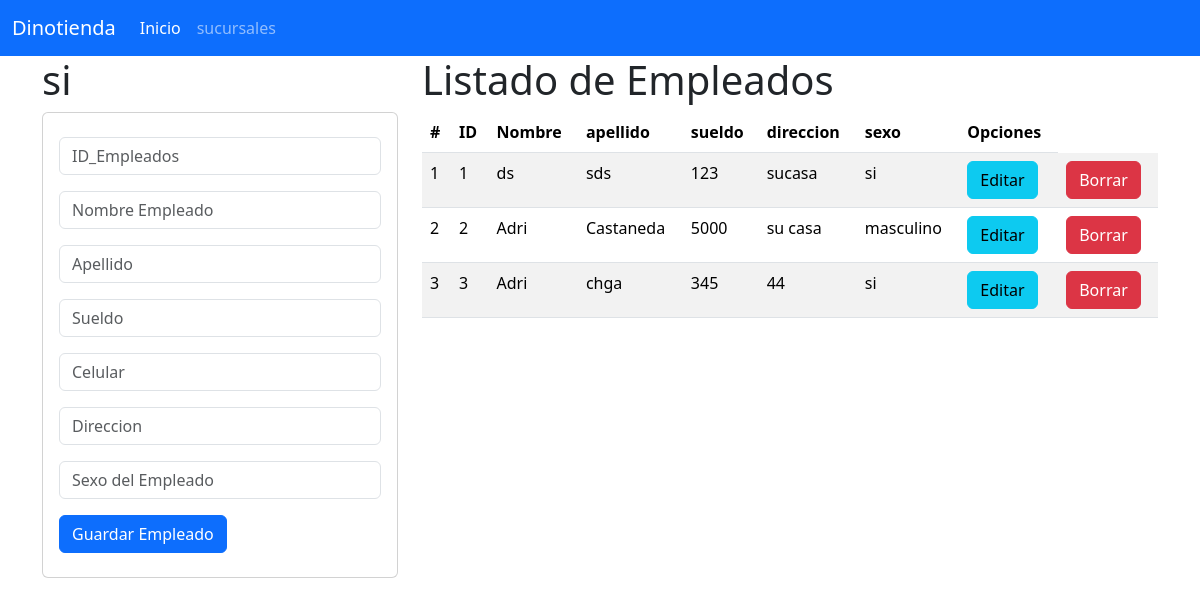
The page / on the database its author committed.
### empleados_app/models.py (models this page shows, shortened)
class Empleados(models.Model):
    ide=models.CharField(primary_key=True,max_length=6)
    nombre=models.CharField(max_length=100)
    apellido=models.CharField(max_length=100)
    sueldo=models.CharField(max_length=50)
    celular=models.CharField(max_length=40)
    direccion=models.CharField(max_length=30)
    sexo=models.CharField(max_length=30)

### empleados_app/views.py (the view)
# urls.py: path("",views.inicio_vista,name="inicio_vista"),
def inicio_vista(request):
    losempleados=Empleados.objects.all()
    return render(request,"gestionarEmpleados.html",{'misempleados':losempleados})

### empleados_app/templates/gestionarEmpleados.html
{% extends "base.html" %}
{% block cuerpo %}
  <div class="row">
   <div class="col-sm-12 col-md-4 col-lg-4 col-xl-4">
     <h1>si</h1>
     <div class="card">
      <div class="card-body">
        <form action="registrarEmpleados/{{m.ide}}" method="POST">{% csrf_token %}
          <div class="form-group py-2">
            <input type="text" id="txtide" name="txtide" class="form-control"
            placeholder="ID_Empleados" minlength="1"  maxlength="6" required>
          </div>
          <div class="form-group py-2">
            <input type="text" id="txtnombre" name="txtnombre" class="form-control"
            placeholder="Nombre Empleado" minlength="1"  maxlength="100" required>
          </div>
          <div class="form-group py-2">
            <input type="text" id="txtapellido" name="txtapellido" class="form-control"
            placeholder="Apellido" minlength="1" maxlength="100"  equired>
          </div>
          <div class="form-group py-2">
            <input type="text" id="txtsueldo" name="txtsueldo" class="form-control"
            placeholder="Sueldo" minlength="1" maxlength="100"  equired>
          </div>
          <div class="form-group py-2">
            <input type="text" id="txtcelular" name="txtcelular" class="form-control"
            placeholder="Celular" minlength="1" maxlength="100"  equired>
          </div>
          <div class="form-group py-2">
            <input type="text" id="txtdireccion" name="txtdireccion" class="form-control"
            placeholder="Direccion" minlength="1" maxlength="100"  equired>
          </div>
          <div class="form-group py-2">
            <input type="text" id="txtsexo" name="txtsexo" class="form-control"
            placeholder="Sexo del Empleado" minlength="1" maxlength="100"  equired>
          </div>
          <div class="form-group py-2">
            <button type="submit" class="btn btn-primary">Guardar Empleado</button>
          </div>
        </form>
      </div>
    </div>
   </div>
  <div class="col-sm-12 col-md-8 col-lg-8 col-xl-8">
    <h1>Listado de Empleados</h1>
    <table class="table table-striped">
        <thead>
          <tr>
            <th scope="col">#</th>
            <th scope="col">ID</th>
            <th scope="col">Nombre</th>
            <th scope="col">apellido</th>
            <th scope="col">sueldo</th>
            <th scope="col">direccion</th>
            <th scope="col">sexo</th>
            <th>Opciones</th>
          </tr>
        </thead>
        <tbody>
          {% for m in misempleados %}
          <tr>
            <td> {{forloop.counter}} </td>
            <td> {{m.ide}} </td>
            <td> {{m.nombre}} </td>
            <td> {{m.apellido}} </td>
            <td> {{m.sueldo}} </td>
            <td> {{m.direccion}} </td>
            <td> {{m.sexo}} </td>
            <td><a href="seleccionarEmpleados/{{m.ide}}" class="btn btn-info">Editar</a></td>
            <td><a href="borrarEmpleados/{{m.ide}}" class="btn btn-danger">Borrar</a></td>
          </tr>
          {% endfor %}
        </tbody>
      </table>
  </div>
</div>
{% endblock %}

### empleados_app/templates/base.html (shortened to what this page needs)
<!doctype html>
<html lang="en">
  <head>
    <link href="https://cdn.jsdelivr.net/npm/bootstrap@5.3.3/dist/css/bootstrap.min.css" rel="stylesheet">
  </head>
  <body>
    <nav class="navbar navbar-expand-lg bg-primary" data-bs-theme="dark">
        <div class="container-fluid">
          <a class="navbar-brand" href="#">Dinotienda</a>
          <div class="collapse navbar-collapse" id="navbarNav">
            <ul class="navbar-nav">
              <li class="nav-item">
                <a class="nav-link active" aria-current="page" href="#">Inicio</a>
              </li>
              <li class="nav-item">
                <a class="nav-link" href="#">sucursales</a>
              </li>
            </ul>
          </div>
        </div>
      </nav>
    <div class="container">
        {% block cuerpo %}
        {% endblock %}
    </div>
  </body>
</html>

### rows shown on the page
Empleados: ide "1", nombre "ds", apellido "sds", sueldo "123", direccion "sucasa", sexo "si"
Empleados: ide "2", nombre "Adri", apellido "Castaneda", sueldo "5000", direccion "su casa", sexo "masculino"
Empleados: ide "3", nombre "Adri", apellido "chga", sueldo "345", direccion "44", sexo "si"
